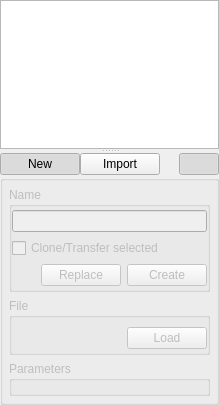
<?xml version="1.0" encoding="UTF-8"?>
<ui version="4.0">
 <class>ComponentBrowserWidget</class>
 <widget class="QWidget" name="ComponentBrowserWidget">
  <property name="geometry">
   <rect>
    <x>0</x>
    <y>0</y>
    <width>219</width>
    <height>405</height>
   </rect>
  </property>
  <property name="windowTitle">
   <string>Component Browser</string>
  </property>
  <property name="windowIcon">
   <iconset resource="../resource/breezEd.qrc">
    <normaloff>:/breezEd/icons/tools/component</normaloff>:/breezEd/icons/tools/component</iconset>
  </property>
  <layout class="QVBoxLayout" name="verticalLayout">
   <property name="leftMargin">
    <number>0</number>
   </property>
   <property name="topMargin">
    <number>0</number>
   </property>
   <property name="rightMargin">
    <number>0</number>
   </property>
   <property name="bottomMargin">
    <number>0</number>
   </property>
   <item>
    <widget class="QSplitter" name="splitter">
     <property name="orientation">
      <enum>Qt::Vertical</enum>
     </property>
     <widget class="QTreeView" name="listView">
      <property name="minimumSize">
       <size>
        <width>0</width>
        <height>120</height>
       </size>
      </property>
      <property name="editTriggers">
       <set>QAbstractItemView::DoubleClicked|QAbstractItemView::EditKeyPressed|QAbstractItemView::SelectedClicked</set>
      </property>
      <property name="dragEnabled">
       <bool>true</bool>
      </property>
      <property name="dragDropMode">
       <enum>QAbstractItemView::DragOnly</enum>
      </property>
      <property name="alternatingRowColors">
       <bool>true</bool>
      </property>
      <property name="rootIsDecorated">
       <bool>false</bool>
      </property>
      <property name="itemsExpandable">
       <bool>false</bool>
      </property>
      <property name="sortingEnabled">
       <bool>true</bool>
      </property>
     </widget>
     <widget class="QWidget" name="verticalLayoutWidget">
      <layout class="QVBoxLayout" name="verticalLayout_5">
       <property name="spacing">
        <number>0</number>
       </property>
       <item>
        <layout class="QHBoxLayout" name="horizontalLayout_4">
         <item>
          <layout class="QHBoxLayout" name="modeGroup">
           <item>
            <widget class="QPushButton" name="newButton">
             <property name="text">
              <string>New</string>
             </property>
             <property name="checkable">
              <bool>true</bool>
             </property>
             <property name="checked">
              <bool>true</bool>
             </property>
             <property name="autoExclusive">
              <bool>true</bool>
             </property>
            </widget>
           </item>
           <item>
            <widget class="QPushButton" name="importButton">
             <property name="text">
              <string>Import</string>
             </property>
             <property name="checkable">
              <bool>true</bool>
             </property>
             <property name="autoExclusive">
              <bool>true</bool>
             </property>
            </widget>
           </item>
          </layout>
         </item>
         <item>
          <spacer name="horizontalSpacer_2">
           <property name="orientation">
            <enum>Qt::Horizontal</enum>
           </property>
           <property name="sizeType">
            <enum>QSizePolicy::MinimumExpanding</enum>
           </property>
           <property name="sizeHint" stdset="0">
            <size>
             <width>12</width>
             <height>20</height>
            </size>
           </property>
          </spacer>
         </item>
         <item>
          <widget class="QPushButton" name="syncButton">
           <property name="sizePolicy">
            <sizepolicy hsizetype="Fixed" vsizetype="Fixed">
             <horstretch>0</horstretch>
             <verstretch>0</verstretch>
            </sizepolicy>
           </property>
           <property name="toolTip">
            <string>Synchronize with selection</string>
           </property>
           <property name="icon">
            <iconset resource="../resource/breezEd.qrc">
             <normaloff>:/breezEd/icons/state/link</normaloff>:/breezEd/icons/state/link</iconset>
           </property>
           <property name="checkable">
            <bool>true</bool>
           </property>
           <property name="checked">
            <bool>true</bool>
           </property>
          </widget>
         </item>
        </layout>
       </item>
       <item>
        <widget class="QGroupBox" name="newGroupBox">
         <property name="enabled">
          <bool>false</bool>
         </property>
         <layout class="QVBoxLayout" name="verticalLayout_2">
          <property name="leftMargin">
           <number>6</number>
          </property>
          <property name="topMargin">
           <number>6</number>
          </property>
          <property name="rightMargin">
           <number>6</number>
          </property>
          <property name="bottomMargin">
           <number>6</number>
          </property>
          <item>
           <widget class="QGroupBox" name="nameGroupBox">
            <property name="title">
             <string>Name</string>
            </property>
            <property name="flat">
             <bool>true</bool>
            </property>
            <layout class="QVBoxLayout" name="verticalLayout_6">
             <property name="leftMargin">
              <number>0</number>
             </property>
             <property name="topMargin">
              <number>3</number>
             </property>
             <property name="rightMargin">
              <number>0</number>
             </property>
             <property name="bottomMargin">
              <number>3</number>
             </property>
             <item>
              <widget class="QLineEdit" name="nameEdit"/>
             </item>
             <item>
              <widget class="QCheckBox" name="cloneCheckBox">
               <property name="text">
                <string>Clone/Transfer selected</string>
               </property>
              </widget>
             </item>
             <item>
              <layout class="QHBoxLayout" name="horizontalLayout_2">
               <item>
                <spacer name="horizontalSpacer">
                 <property name="orientation">
                  <enum>Qt::Horizontal</enum>
                 </property>
                 <property name="sizeHint" stdset="0">
                  <size>
                   <width>40</width>
                   <height>0</height>
                  </size>
                 </property>
                </spacer>
               </item>
               <item>
                <widget class="QPushButton" name="replaceButton">
                 <property name="text">
                  <string>Replace</string>
                 </property>
                </widget>
               </item>
               <item>
                <widget class="QPushButton" name="createButton">
                 <property name="text">
                  <string>Create</string>
                 </property>
                </widget>
               </item>
              </layout>
             </item>
            </layout>
           </widget>
          </item>
          <item>
           <widget class="QGroupBox" name="fileGroupBox">
            <property name="title">
             <string>File</string>
            </property>
            <property name="flat">
             <bool>true</bool>
            </property>
            <layout class="QVBoxLayout" name="verticalLayout_4">
             <property name="leftMargin">
              <number>0</number>
             </property>
             <property name="topMargin">
              <number>3</number>
             </property>
             <property name="rightMargin">
              <number>0</number>
             </property>
             <property name="bottomMargin">
              <number>3</number>
             </property>
             <item>
              <widget class="BrowseWidget" name="browseWidget" native="true"/>
             </item>
             <item>
              <layout class="QHBoxLayout" name="horizontalLayout_3">
               <property name="topMargin">
                <number>0</number>
               </property>
               <item>
                <spacer name="horizontalSpacer_3">
                 <property name="orientation">
                  <enum>Qt::Horizontal</enum>
                 </property>
                 <property name="sizeHint" stdset="0">
                  <size>
                   <width>40</width>
                   <height>20</height>
                  </size>
                 </property>
                </spacer>
               </item>
               <item>
                <widget class="QPushButton" name="loadButton">
                 <property name="text">
                  <string>Load</string>
                 </property>
                </widget>
               </item>
              </layout>
             </item>
            </layout>
           </widget>
          </item>
          <item>
           <widget class="QGroupBox" name="parameterBox">
            <property name="title">
             <string>Parameters</string>
            </property>
            <property name="flat">
             <bool>true</bool>
            </property>
            <layout class="QVBoxLayout" name="verticalLayout_3">
             <property name="leftMargin">
              <number>3</number>
             </property>
             <property name="topMargin">
              <number>6</number>
             </property>
             <property name="rightMargin">
              <number>0</number>
             </property>
             <property name="bottomMargin">
              <number>6</number>
             </property>
             <item>
              <widget class="ComponentParameterWidget" name="parameterWidget" native="true"/>
             </item>
            </layout>
           </widget>
          </item>
         </layout>
        </widget>
       </item>
       <item>
        <spacer name="verticalSpacer">
         <property name="orientation">
          <enum>Qt::Vertical</enum>
         </property>
         <property name="sizeHint" stdset="0">
          <size>
           <width>20</width>
           <height>0</height>
          </size>
         </property>
        </spacer>
       </item>
      </layout>
     </widget>
    </widget>
   </item>
  </layout>
 </widget>
 <customwidgets>
  <customwidget>
   <class>BrowseWidget</class>
   <extends>QWidget</extends>
   <header>Widgets/BrowseWidget.h</header>
   <container>1</container>
  </customwidget>
  <customwidget>
   <class>ComponentParameterWidget</class>
   <extends>QWidget</extends>
   <header>Widgets/ComponentParameterWidget.h</header>
   <container>1</container>
  </customwidget>
 </customwidgets>
 <resources>
  <include location="../resource/breezEd.qrc"/>
 </resources>
 <connections/>
</ui>
